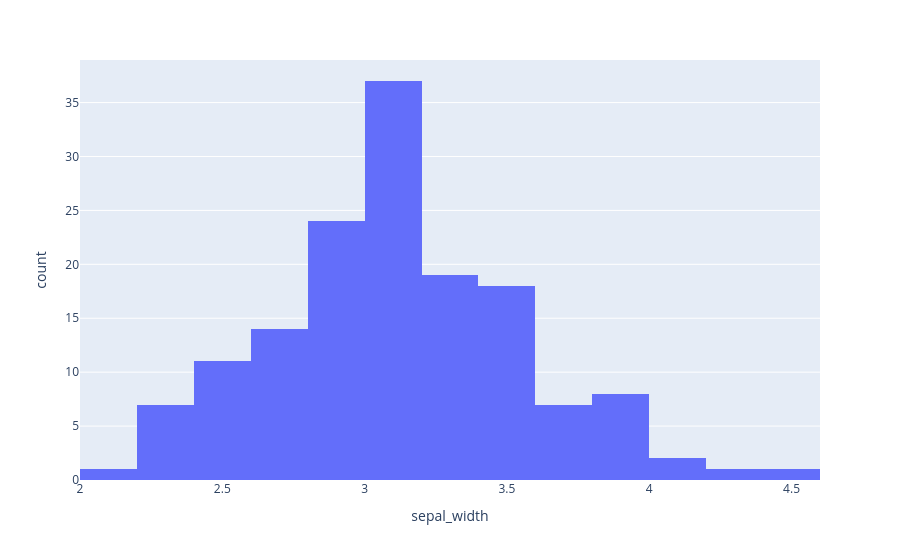

Notebook code cell kept with this figure:
### Markdown cell above
## 6. Histogram

### Code cell
fig6=px.histogram(df,x='sepal_width')
fig6.show()

### Figure 1 — Plotly figure (JSON) as saved in the notebook; plotly's stock layout.template omitted (floating-point values rounded to 4 significant figures; data arrays with more than 128 entries replaced by an {"elided": "..."} marker saying what was removed)
{"data": [{"bingroup": "x", "hovertemplate": "sepal_width=%{x}<br>count=%{y}<extra></extra>", "legendgroup": "", "marker": {"color": "#636efa", "pattern": {"shape": ""}}, "name": "", "orientation": "v", "showlegend": false, "type": "histogram", "x": {"elided": "150 float values"}, "xaxis": "x", "yaxis": "y"}], "layout": {"barmode": "relative", "legend": {"tracegroupgap": 0}, "margin": {"t": 60}, "xaxis": {"anchor": "y", "domain": [0, 1], "title": {"text": "sepal_width"}}, "yaxis": {"anchor": "x", "domain": [0, 1], "title": {"text": "count"}}}}
